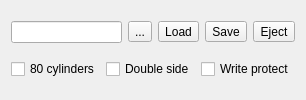
               <widget class="QWidget" name="tabd">
                <attribute name="title">
                 <string>D:</string>
                </attribute>
                <layout class="QVBoxLayout" name="verticalLayout_15">
                 <item>
                  <layout class="QHBoxLayout" name="horizontalLayout_14">
                   <item>
                    <widget class="QLineEdit" name="dpathle">
                     <property name="readOnly">
                      <bool>true</bool>
                     </property>
                    </widget>
                   </item>
                   <item>
                    <widget class="QToolButton" name="newdtb">
                     <property name="text">
                      <string>...</string>
                     </property>
                     <property name="icon">
                      <iconset resource="../xpeccy.qrc">
                       <normaloff>:/images/doc-new.png</normaloff>:/images/doc-new.png</iconset>
                     </property>
                    </widget>
                   </item>
                   <item>
                    <widget class="QToolButton" name="loaddtb">
                     <property name="text">
                      <string>Load</string>
                     </property>
                     <property name="icon">
                      <iconset resource="../xpeccy.qrc">
                       <normaloff>:/images/fileopen.png</normaloff>:/images/fileopen.png</iconset>
                     </property>
                    </widget>
                   </item>
                   <item>
                    <widget class="QToolButton" name="savedtb">
                     <property name="text">
                      <string>Save</string>
                     </property>
                     <property name="icon">
                      <iconset resource="../xpeccy.qrc">
                       <normaloff>:/images/save_all.png</normaloff>:/images/save_all.png</iconset>
                     </property>
                    </widget>
                   </item>
                   <item>
                    <widget class="QToolButton" name="remodtb">
                     <property name="text">
                      <string>Eject</string>
                     </property>
                     <property name="icon">
                      <iconset resource="../xpeccy.qrc">
                       <normaloff>:/images/cancel.png</normaloff>:/images/cancel.png</iconset>
                     </property>
                    </widget>
                   </item>
                  </layout>
                 </item>
                 <item>
                  <layout class="QHBoxLayout" name="horizontalLayout_13">
                   <item>
                    <widget class="QCheckBox" name="d80box">
                     <property name="text">
                      <string>80 cylinders</string>
                     </property>
                    </widget>
                   </item>
                   <item>
                    <widget class="QCheckBox" name="ddsbox">
                     <property name="text">
                      <string>Double side</string>
                     </property>
                    </widget>
                   </item>
                   <item>
                    <widget class="QCheckBox" name="dwpbox">
                     <property name="text">
                      <string>Write protect</string>
                     </property>
                    </widget>
                   </item>
                  </layout>
                 </item>
                </layout>
               </widget>
